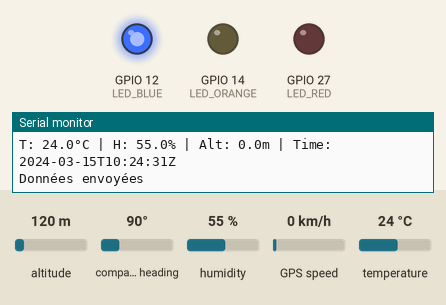
Simulated run of this sketch. Board: ESP32. On the bench: output pins drawn as LEDs (lit = HIGH), the last lines printed to the serial monitor. The test bench sets the inputs (shaded band); at power-on: humidity 55 %, altitude 120 m, compass heading 90°, GPS speed 0 km/h, temperature 24 °C. WiFi joins after 1.5 s; servers stay silent unless stated; the local clock reads 2024-03-15 10:24:30 at power-on unless the sketch sets it; the GPS gets a fix after 3 s at 37.7749, -122.4194 with 8 satellites; the Firebase database answers and starts empty.

Above: at 2.7 s.
2.8 s: humidity set to 68 %
5.0 s: humidity set to 72 %
At 6.6 s:
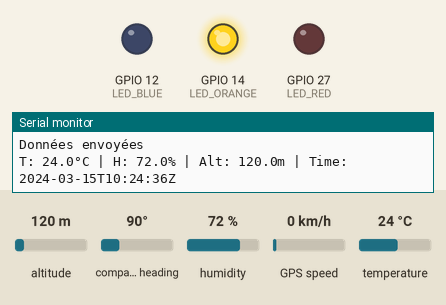
At 10.2 s:
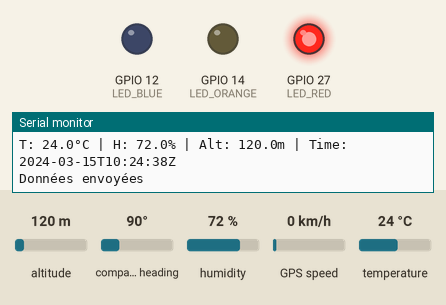
Timing chart, 0 to 11.7 s (numbered marks = the images above; inputs shaded):
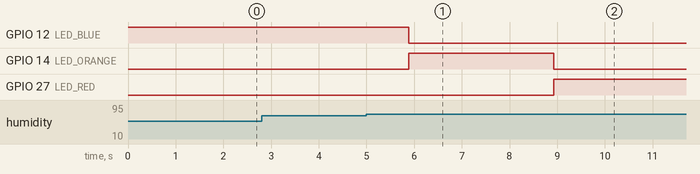

The sketch:

sketch_nov2a.ino
```cpp
#include <WiFi.h>
#include <FirebaseESP32.h>
#include <TinyGPSPlus.h>
#include <DHT.h>
#include <time.h>

// =============== CONFIG ===============
const char* ssid     = "Siwar's A55";
const char* password = "7ahrxj76uuyz6dh";

#define FIREBASE_HOST "projet-iot-f4017-default-rtdb.europe-west1.firebasedatabase.app"
#define FIREBASE_AUTH "aOlUd6WrS9qxwhG9ocVyFgxgwZoqc51Y1NRxhaPC"

#define DHTPIN   19
#define DHTTYPE  DHT11

#define LED_RED     27
#define LED_ORANGE  14
#define LED_BLUE    12

// =============== OBJECTS ===============
FirebaseData fbdo;
FirebaseAuth auth;
FirebaseConfig config;

TinyGPSPlus gps;
HardwareSerial gpsSerial(2);
DHT dht(DHTPIN, DHTTYPE);

// Stats
float sumT = 0, sumH = 0;
int count  = 0;

// =============== TIME ===============
void initTime() {
  setenv("TZ", "CET-1", 1);
  tzset();
  configTime(0, 0,
             "pool.ntp.org",
             "time.google.com",
             "time.cloudflare.com");

  struct tm tmnow;
  for (int i = 0; i < 30; ++i) {
    if (getLocalTime(&tmnow, 500)) break;
  }
}

bool ntpTimeUsable() {
  time_t nowEpoch = time(nullptr);
  return nowEpoch > 1700000000;
}

bool gpsTimeUsable() {
  if (!gps.date.isValid() || !gps.time.isValid()) return false;
  if (gps.date.year() < 2023) return false;
  if (gps.time.age() > 5000 || gps.date.age() > 5000) return false; // too old
  return true;
}

String getTimestamp() {
  if (ntpTimeUsable()) {
    time_t nowEpoch = time(nullptr);
    struct tm t;
    gmtime_r(&nowEpoch, &t);
    char buf[25];
    snprintf(buf, sizeof(buf), "%04d-%02d-%02dT%02d:%02d:%02dZ",
             t.tm_year + 1900, t.tm_mon + 1, t.tm_mday,
             t.tm_hour, t.tm_min, t.tm_sec);
    return String(buf);
  }
  if (gpsTimeUsable()) {
    char buf[25];
    snprintf(buf, sizeof(buf), "%04d-%02d-%02dT%02d:%02d:%02dZ",
             gps.date.year(), gps.date.month(), gps.date.day(),
             gps.time.hour(), gps.time.minute(), gps.time.second());
    return String(buf);
  }
  return String("1970-01-01T00:00:00Z");
}

// =============== LEDS ===============
void updateLEDs(float temp, float hum, bool zoneRisque) {
  if (temp > 60 || hum > 80 || zoneRisque) {
    digitalWrite(LED_RED, HIGH);
    digitalWrite(LED_ORANGE, LOW);
    digitalWrite(LED_BLUE, LOW);
  } else if (temp > 40 || hum > 70) {
    digitalWrite(LED_RED, LOW);
    digitalWrite(LED_ORANGE, HIGH);
    digitalWrite(LED_BLUE, LOW);
  } else {
    digitalWrite(LED_RED, LOW);
    digitalWrite(LED_ORANGE, LOW);
    digitalWrite(LED_BLUE, HIGH);
  }
}

// =============== STATS ===============
void sendStats() {
  if (count == 0) return;
  float avgT = sumT / count;
  float avgH = sumH / count;

  Firebase.setFloat(fbdo, "/stats/avgTemp", avgT);
  Firebase.setFloat(fbdo, "/stats/avgHum",  avgH);

  if (gps.location.isValid()) {
    String zone = String(gps.location.lat(), 3) + "_" + String(gps.location.lng(), 3);
    int incidents = 0;
    if (Firebase.getInt(fbdo, "/stats/zonesRisque/" + zone)) {
      incidents = fbdo.to<int>();
    }
    Firebase.setInt(fbdo, "/stats/zonesRisque/" + zone, incidents + 1);
  }

  sumT = 0; sumH = 0; count = 0;
}

// =============== SETUP ===============
void setup() {
  Serial.begin(115200);

  pinMode(LED_RED, OUTPUT);
  pinMode(LED_ORANGE, OUTPUT);
  pinMode(LED_BLUE, OUTPUT);
  digitalWrite(LED_BLUE, HIGH);

  pinMode(DHTPIN, INPUT_PULLUP);
  dht.begin();

  gpsSerial.begin(9600, SERIAL_8N1, 17, 16);

  WiFi.begin(ssid, password);
  Serial.print("Connexion WiFi");
  while (WiFi.status() != WL_CONNECTED) {
    delay(500);
    Serial.print(".");
  }
  Serial.println("\nWiFi connecté ! IP: " + WiFi.localIP().toString());

  initTime();

  config.host = FIREBASE_HOST;
  config.signer.tokens.legacy_token = FIREBASE_AUTH;
  Firebase.reconnectWiFi(true);
  Firebase.begin(&config, &auth);

  Serial.println("Firebase connecté !");
}

// =============== LOOP ===============
void loop() {
  static unsigned long lastSend = 0;

  while (gpsSerial.available() > 0) {
    gps.encode(gpsSerial.read());
  }

  float h = dht.readHumidity();
  float t = dht.readTemperature();
  if (isnan(h) || isnan(t)) {
    delay(500);
    h = dht.readHumidity();
    t = dht.readTemperature();
  }

  if (!isnan(t)) sumT += t;
  if (!isnan(h)) sumH += h;
  count++;

  if (millis() - lastSend >= 1000) {
    lastSend = millis();

    FirebaseJson json;

    if (gps.location.isValid()) {
      json.set("latitude",  String(gps.location.lat(), 6));
      json.set("longitude", String(gps.location.lng(), 6));
      json.set("altitude",  gps.altitude.meters());
    } else {
      json.set("latitude",  "N/A");
      json.set("longitude", "N/A");
      json.set("altitude",  -1);
    }

    json.set("temperature", isnan(t) ? -1 : t);
    json.set("humidity",    isnan(h) ? -1 : h);
    json.set("timestamp",   getTimestamp()); // ISO-8601 UTC

    if (Firebase.pushJSON(fbdo, "/historique", json)) {
      Serial.println("Données envoyées");
    } else {
      Serial.println("Échec : " + fbdo.errorReason());
    }

    bool zoneRisque = false;
    if (gps.location.isValid()) {
      String zone = String(gps.location.lat(), 3) + "_" + String(gps.location.lng(), 3);
      if (Firebase.getInt(fbdo, "/stats/zonesRisque/" + zone)) {
        zoneRisque = fbdo.to<int>() > 2;
      }
    }
    updateLEDs(t, h, zoneRisque);

    if (count >= 10) sendStats();

    Serial.printf("T: %.1f°C | H: %.1f%% | Alt: %.1fm | Time: %s\n",
                  t, h, gps.altitude.meters(), getTimestamp().c_str());
  }

  delay(10);
}
```

Measured:
- the behaviour switches between 70 and 71 % on humidity (found by bisection; images 0 and 1)
- after the input at 5.0 s, GPIO 12 (LED_BLUE): HIGH → LOW after 0.89 s instead of 3.9 s; GPIO 14 (LED_ORANGE): LOW → HIGH after 0.89 s, → LOW 3.0 s later
